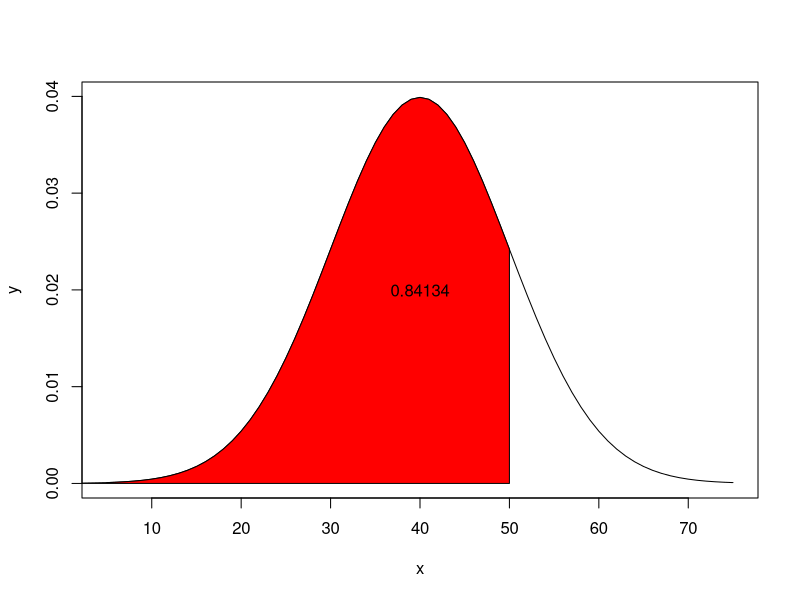
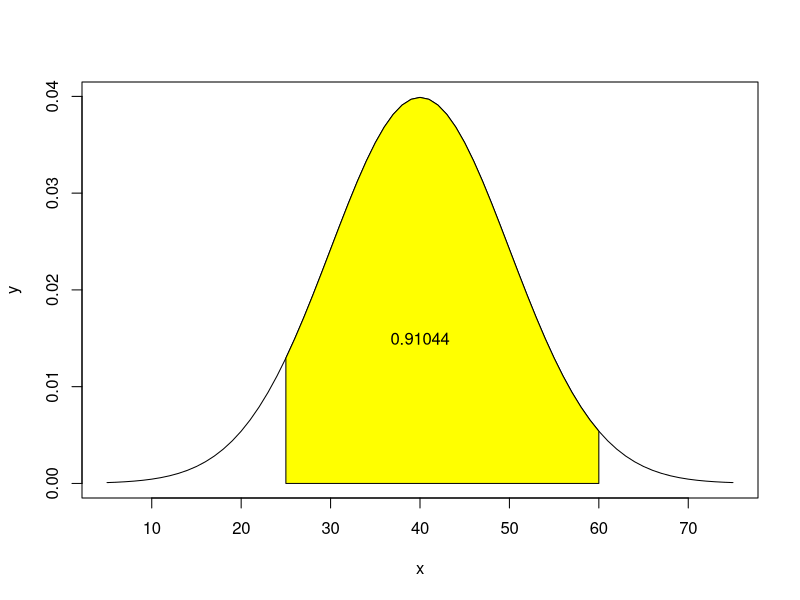
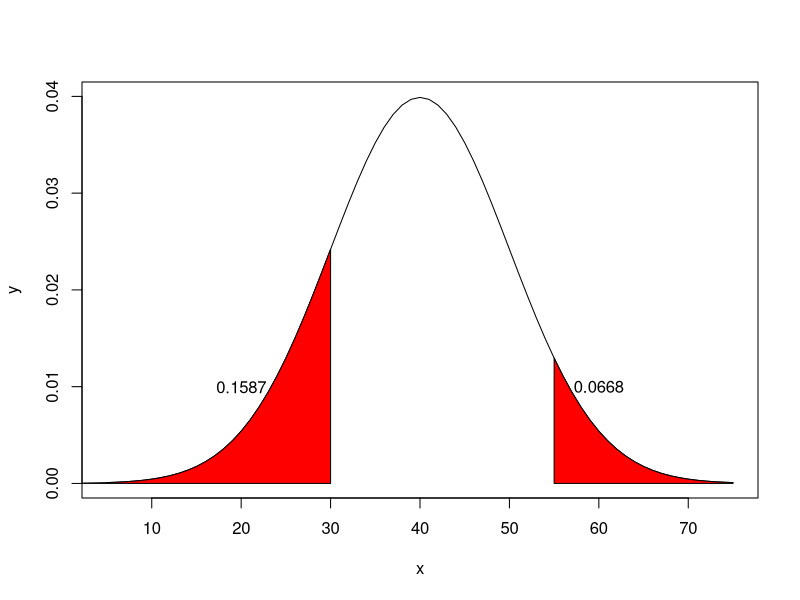

Here is the R script that generated these plots, in order:
#Distribuicoes continuas

#Distribuiçãp normal
# u = média
# o = desvio padrão
# x = O valor que queremos saber a porcentagem

#pnorm(x, u, o)

#Ex: Se dissermos que a altura média do homem brasileiro adulto é de 1,70 m, e
#desvio padrão é de 5 cm, estaremos dizendo:

#a) Calcule a % de homens com a altura entre 165 e 175.
pnorm(175, 170, 5) - pnorm(165, 170, 5)

#Ex: Os resultados do experimento ormam uma VA com distribuição normal,
#com média de 40 e desvio padrão de 10
#a) Qual P(x <= 50)
pnorm(50, 40, 10)
#Caso eu tenha o Z ao invés dos dados, posso fazer
pnorm(1) #Vai me gerar o mesmo resultado.

#Plotando o gráfico dessa questão
x <- seq(5, 75) #Eixo X de 5 
y <- dnorm(x, 40, 10) #Calcula a densidade para cada valor de x
#usando a distribuição normal com esses parametros
plot(x, y, type = "l") #plota a função de densidade normal como uma linha 
#(indicada pelo argumento type = "l").
i <- x <= 50
polygon(c(0,x[i],50), c(0,y[i],0), col="red") 
#Nas 2 linhas acima estamos destacando x <= 50
p <- pnorm(q = 50, mean = 40, sd = 10)
text(40, 0.02, round(p, digits = 5))#Plotando o texto no gráfico
#text(x, y, o que será printado e casas decimais)

#b) Qual P(x >= 35)
pnorm(35, 40, 10, F)

#c) Qual P(25 >= x <= 60)
pnorm(60, 40, 10) - pnorm(25, 40, 10)

#Plot de gráfico
x <- seq(5, 75)
y <- dnorm(x, 40, 10)
plot(x, y, type = "l")
i <- x >= 25 & x <= 60
polygon(c(25, x[i], 60), c(0, y[i], 0), col="yellow")
p <- pnorm(q = 60, mean = 40, sd = 10) - pnorm(q = 25, mean = 40, sd = 10)
text(40, 0.015, round(p, digits = 5))

#d) Qual P(x <= 30 & x >= 55)
pnorm(30, 40, 10) + pnorm(55, 40, 10, F)

x <-seq(5, 75)
y <- dnorm(x, 40, 10)
plot(x, y, type="l")
i1 <- x <= 30
i2 <- x >=55
polygon(c(0, x[i1], 30), c(0, y[i1], 0), col="red")
polygon(c(55, x[i2], 75), c(0, y[i2], 0), col="red")
p1 <- pnorm(30, 40, 10)
p2 <- pnorm(55, 40, 10, F)
text(20, 0.01, round(p1, digits = 4))
text(60, 0.01, round(p2, digits = 4))

#Ex: Durabilidade de um pneu é a distribuição normal
#com media = 60000km e dp = 10000km

#a) Qual P(x > 75000)?
pnorm(75000, 60000, 10000, F)

#se ele desse o z, que era z = 1,5
#Como queremos saber x > 75k, utilizaremos lower.tail
#Ou seja, o nosso Z terá sinal invertido
pnorm(-1.5)

#b) Qual P(50000 >= x >= 70000)
pnorm(70000, 60000, 10000) - pnorm(50000, 60000, 10000)

#d) Qual P(x = 70000)
#P(X = 70000) = 0
#Isso ocorre porque, em distribuições contínuas, a probabilidade associada a um
#único ponto é infinitesimalmente pequena (tende a zero).

#e) De quantos km precisamos para que somente 1% dos pneus sejam selecionados?
#P(X < x) = 0.01
#qnorm(p, media, dp) -> Descobrir o número que representa a uma probabilidade
#p = a probabilidade que queremos achar o número que a representa
qnorm(.01, 60000, 10000)

#Ex: Suponha que as amplitudes de vida de dois aparelhos
#elétricos, D1 e D2, tenham distribuições N(42, 6^2) e N(45, 3^2)
#respectivamente. Se os aparelhos são feitos para ser usados por um período de 45 horas, responda.

#a) Qual aparelho deverá ser escolhido?
a1 <- pnorm(45, 42, 6, F)
a2 <- pnorm(45, 45, 3, F)
a1;a2
#a1 = .69 e a2 = .5
#Logo, a resposta é aparelho 1

#b) E se for por um período de 49 horas?
pnorm(49, 42, 6, F)
pnorm(49, 45, 3, F)

#Ex: O diametro do eixo principal de um disco rigido tem distribuição normal
#com media = 25.08 e dp = 0.05. Se as especificações para esse eixo
#são 25 +- 0.15, determine o percentual de unidades em conformidade.

pnorm(25.15, 25.08, 0.05) - pnorm(24.85, 25.08, 0.05)

#Ex: A nota de estatistica se distribui normalmente com media = 6.4
#e dp = 0.8. Em uma sala com 80 alunos, quantos terão?

#a) Nota < 5
p = pnorm(5, 6.4, 0.8)
p * 80

#b) 5 >= nota >= 7.5
(pnorm(7.5, 6.4, 0.8) - pnorm(5, 6.4, 0.8)) * 80

#c) nota >7.5
pnorm(7.5, 6.4, 0.8, F) * 80

#Ex: A VA "Retornos do contrato futuro de soja na bolsa de Chicago"
#(100 retornos) possui distribuição normal com media = 0.18 % ao dia
#e dp = 1.17% ao dia.

#a) qual P((0.18/100) >= retorno >= (2/100)) por dia?

pnorm(2/100, 0.18/100, 1.17/100) - pnorm(0.18/100, 0.18/100, 1.17/100)

#b) Qual P(retorno > 2/100)
pnorm(2/100, 0.18/100, 1.17/100, F)

#Ex:Uma cidade tem media = 170cm de altura dos jovens, com variancia = 36cm^2.

#a) Qual P(x > 179cm) ?
#Se variancia é 36cm^2, dp = 36^(1/2) -> dp = 6cm

pnorm(179, 170, 6, F)

#b) Qual altura que a probabilidade de encontrarmos valores menores que ela
#seja 80%?
qnorm(.8, 170, 6)

#Ex: O tempo gasto no vestibular tem média = 120min e
#dp = 15min

#a) Qual P(x < 100 min)?
pnorm(100, 120, 15)

#b) Qual P(x) | 95% terminem no prazo estibulado?
#Tenho porcentagem
qnorm(.95, 120, 15)

#N(220, 16)
#Ou seja, media = 220, dp = 16^(1/2) -> 4
#a) P(X <= k) = 0.01
qnorm(.01, 220, 4)

#Combinação linear de distribuições normais

#Em uma empresa, a montagem de uma peça é feita em duas etapas
#Os tempos são independentes e tem as seguintes distribuições
#x1 = N(75 seg, 16,81 seg^2)
#x2 = N(129 seg, 106,09 seg^2)

#Para responder essa questão, precisamos recalcular a média
#e o dp.

# E(X) = 75 + 129 = 204
# DP = (16,81 + 106,06)^(1/2) = (122,90)^(1/2) -> 11.08

#a) Qual P(x < 200)
pnorm(200, 204, 11.08)

#Máquina enche latas baseada em pesos brutos. O peso bruto
#tem distribuição normal com media = 1000g e dp = 20g
#As latas tem peso bruto com media = 90g e dp = 10g

#E(x) = 1000 - 90 = 910
#dp = (20^2 + 10^2)^(1/2) = 500^(1/2) = 22.36

#a) P(x < 850g)
pnorm(850, 910, 22.36)

#b) P(x > 870g)
pnorm(870, 910, 22.36, F)

#c) P(860 <= x <= 920)
pnorm(920, 910, 22.36) - pnorm(860, 910, 22.36)

#Um elevador tem resistencia em distribuição normal com média de 300kg e dp = 10kg
#Se a carga supera a resistencia um freio é acionado.
#Numa viagem com 4 pessoas, elas tem media = 70kg e dp = 13kg

#media 4 pessoas = 70 * 4 = 280
#dp 4 pessoas = (13^2 * 4)^(1/2) = 676^(1/2) = 26kg

#Nova media = 300 - 280
#Nova dp = (13^2 + 26^2)^(1/2) = 776^(1/2) = 27.86kg

#a) Qual P de usar p freio de emergencia? P(T < 0)
pnorm(0, 20, 27.86)

#Distribuição exponencial
#Utilizada para modelar uma variedade de fenômenos aleatórios
#relacionados a tempos de espera entre eventos

#lambda = Taxa de eventos por unidade de tempo
#x = unidade de medida de tempo que queremos saber a porcentagem
#da ocorrencia

#Função densidade de probabilidade
#fx(x) = lambda * e^(-lambda * e)

#Esperança = 1/lambda
#Variancia = 1/(lambda)^2

#Função de distribuição cumilativa
#P(X <= x) = 1 - e^(-lambda * x) | x >= 0 & lambda > 0

#Ex: A duração de um telefonema, em minutos, seja a variavel aleatoria
#exponencial com lambda = 1/5. Se alguém chegou antes de você.
#a) Qual P(x = 5)?
dexp(5, 1/5)

#b) Qual P(x <= 5)?
pexp(5, 1/5)

#c) Qual P(x > 5)?
pexp(5, 1/5, F)

#d) Qual P(5 >= x >= 7)?
pexp(7, 1/5) - pexp(5, 1/5)

#Ex: O tempo de espera de um exame tem distribuição exponencial
#com média = 3 dias.
#a) Qual a P(x > 2 dias)?

#Se a esperança é de 3 dias, lambda = 1/3, então.
pexp(2, 1/3, F)

#b) Qual P(2 >= x >= 4)?
pexp(4, 1/3) - pexp(2, 1/3)

#Ex: Sabendo que lambda = 2, determine:
#a) P(x <= 0)
pexp(0, 2)

#b) P(x <= 1)
pexp(1, 2)

#c) P(x >= 2)
pexp(2, 2, F)

#d) P(1 < x < 2)
pexp(2, 2) - pexp(1, 2)

#e) P(X < x) = 0.05
#Para esse, precisamos usar o qexp
#Calcula o quantil correspondente a uma dada probabilidade
qexp(0.05, 2)

#Ex: Uma companhia fabrica lampadas especiais com uma duração média
#de 100 horas e com distribuição exponencial.

#a) Qual deve ser a garantia do fabricante para repor
#apenas 5% da produção?
#lambda = 1/media, ou seja, lambda = 1/100.
qexp(0.05, 1/100)

#Ex: Uma fábrica tem em média 3 falhas por dia em suas máquinas
#Supondo que as falhas sigam a distribuição de poisson.
#lambda = media = 3 -> para poisson

#a) Qual P(x > 4)?
ppois(4, lambda = 3, F)

#b) Qual P(t > 8 horas)?
#As falhas eram por dia, e queriamos por hora, por isso 8/24
pexp(8, 3/24, F)
pexp(8/24, 3, F)

#Ex: Um call center recebe, em média, 15 chamadas por hora.
#Assumindo que seja uma distribuição de poisson, calcule:

#a) P(10 chamadas < 40 min)
dpois(10, 40/60 * 15)

#b) A probabilidade que o tempo até a próxima chamada seja
#superior a 5 minutos
pexp(5/60, 15, F)

#Ex: Uma empresa está acompanhando o tempo útil das lampadas
#a média delas é 100 horas

#lambda = 1/100

#a) Qual P(0 < t <= 10)?

pexp(10, 1/100) - pexp(0, 1/100)

#b) Qual P(100 < t <= 110)?
pexp(110, 1/100) - pexp(100, 1/100)

#c) Qual probabilidade de uma lampada queimar no intervalo
#entre 100 e 110 horas, sabendo que já durou 100 horas?

#Probabilidade condicional

#P(A|B) = P(A intersection B)/P(B)
#P(100 < t <= 110)/P(t > 100)
#Utilizamos t > 100 por causa que estamos lidando com o caso
#dele durar mais de 100 horas

(pexp(110, 1/100) - pexp(100, 1/100))/(pexp(100, 1/100,F))


#----------------------------------------------
#Lista variáveis continuas começa aqui

#Questão 1: O volume de correspondencia por uma empresa quinzenalmente tem
#distribuição normal com média de 4000 cartas e desvio padrão de 200 cartas.
#Qual porcentagem de quinzenas em que a firma recebe:

#a) Entre 3600 e 4250 cartas
(pnorm(4250, 4000, 200) - pnorm(3600, 4000, 200)) * 100

#b) Menos de 3400 cartas
pnorm(3400, 4000, 200) * 100

#c) Mais de 4636 cartas
pnorm(4635, 4000, 200, F) * 100

#Questão 2: Uma enchedora automática de refrigerantes está regulada para que o
#volume médio de líquido de cada garrafa seja de 1000cm3 e desvio padrão de 10cm3
#Admita que o volume siga uma distribuição normal.

#a) Qual a porcentagem de garrafas com o volume liquido menores que 990cm3?
pnorm(990, 1000, 10)

#b) Qual a porcentagem de garrafas que o volume líquido não se desvia da média
#em mais do que dois desvios padrões?
pnorm(1020, 1000, 10) - pnorm(980, 1000, 10)

#c) Se 10 garrafas são selecionadas ao acaso, qual a probabilidade que no máximo
#4 tenham volume líquido superior a 1002cm3?

#Primeiro vamos saber qual a P de uma garrafa ter vol liquido superior a 1002cm3
prob_garrafa_superior_a_1002 <- pnorm(1002, 1000, 10, F)
prob_garrafa_superior_a_1002

#Agora, utilizaremos a binomial para descobrir a porcentagem de 4 de 10 garrafas
#terem esse vol liquido
pbinom(4, 10, prob_garrafa_superior_a_1002)

#Questão 3: Em certo teste, os candidatos devem realizar as tarefas no menor tempo.
#O tempo médio tem distribuição normal com média de 45 min com dp = 20 min.
#Suponha que o teste foi aplicado com uma amostra de 50 candidatos.

#a) Qual a probabilidade de encontrarmos algum candidato que tenha um tempo
#superior a 50 minutos ou inferior a 30 minutos?
pnorm(50, 45, 20, F) + pnorm(30, 45, 20)

#b) Qual o número de candidatos com tal perfil?
50 * (pnorm(50, 45, 20, F) + pnorm(30, 45, 20))
#Aproximadamente 32 pessoas.

#Questão 4: Uma máquina produz discos de diâmetro médio = 2cm e dp = 0.01cm.
#as peças com mais de 0.03 desse valor médio são consideradas defeituosas.
#Qual percentual de peças defeituosas?

(pnorm(2.03, 2, 0.01, F) + pnorm(1.97, 2, 0.01)) * 100

#Questão 5: A vida média de uma televisão é 8 anos com dp = 1.8 anos.
#qual seria o tempo de garantia que você especificaria para ter no máximo
#5% de trocas?

#qnorm(porcentagem que queremos achar, media, dp)
qnorm(.05,8,1.8)

#Questão 6: Suponha que o tempo médio de atendimento de um banco seja de 5 min.
#Admitindo que o tempo para atendimento tenha distribuição exponencial, determine P.

#lembrar que lambda = 1/media

#a) P(t > 5 min)
#media = 5min, lambda = 1/5
pexp(5, 1/5, F)

#b) P(t < 4 min)
pexp(4, 1/5)

#c) P(3 <= t <= 8)
pexp(8, 1/5) - pexp(3, 1/5)

#Questão 7: O tempo de cirurgia é 129 min com dp = 14min.

#a) Qual a P(t > (129 + (14 * 2)))

pnorm((129 + (14*2)), 129, 14, F)

#b) Qual P(t < 100)
pnorm(100, 129, 14)

#c) Qual tempo p/ 95%?
qnorm(.95, 129, 14)

#d) Se P(t) = 199 min, o que você conclui sobre as cirurgias do hospital?
pnorm(199, 129, 14)

#indica que apenas 0.0001% das cirurgias teriam essa duração, também podemos
#que a cirurgia está 5 desvios padrões acima da média.

#Questão 8: Uma fabricante de baterias, sabe que sua bateria tem média de 600 dias
#de duração e desvio padrão de 100 dias com distribuição normal.
#Ele oferece uma garantia de 312 dias.
#Ele fabrica 10000 baterias mensalmente. Quantas deverá trocar pelo uso da garantia
#mensalmente?
fabricacao_mensal <- 10000

pnorm(312, 600, 100) * fabricacao_mensal
#Ele troca aproximadamente 20 baterias por mês.

#Questão 9: Pacotes de queijo ralado tem média = 100g e dp = 10g
#a) Qual P(95g <= x <= 105g)
p9 <- pnorm(105, 100, 10) - pnorm(95, 100, 10)

#b) Se 16 pacotes são escolhidos ao acaso, qual P de o peso médio estar entre
#95g e 105g?
dp9 <- 10
n <- 16
#Precisamos calcular o desvio padrão da nossa amostra
dp_amostra9 <- dp9/sqrt(n)

pnorm(105, 100, dp_amostra9) - pnorm(95, 100, dp_amostra9)

#Questão 10: O tempo até a falha de um conjunto de motores tem distribuição expo
#nencial de 28500 horas. Qual P de um destes ventiladores falhar nas primeiras
#24000 horas de funcionamento?

pexp(24000, 1/28500)

#Questão 11: Considere que o tempo de resposta de uma tela tem distribuição expo
#nencial média = 5 milisegundos.
#a) Qual P(t <= 10 milisegundos)?
pexp(10, 1/5)

#b) Qual P(5 <= t <= 10)
pexp(10, 1/5) - pexp(5, 1/5)

#Questão 12: Considere que uma reação demore em média 4000 segundos.
#a) Qual P(t > 2000)
pexp(2000, 1/4000, F)

#b) qual P de durar 6k segundos, sabendo que já durou 2k segundos?
pexp(2000, 1/4000,F)

#Questão 13: Motor dura em média = 150000km, com dp = 5000km.

#a) Qual p(t < 170000)
pnorm(170000, 150000, 5000)

#b) Qual P(140000 <= t <= 165000)
pnorm(165000, 150000, 5000) - pnorm(140000, 150000, 5000)

#c) Qual deve ser a garantia para que a porcentagem dos motores seja inferior a
#0.02?
qnorm(0.02, 150000, 5000)

#Questão 14: Adultos tem média = 75kg e dp = 8kg.
#Adultos que praticam sumô tem média = 110kg e dp = 5kg.

#Sete adultos comuns e 3 praticantes de sumô estão pra entrar num elevador
#que tem capacidade máxima de 10 pessoas ou 850kg.

#Determine a probabilidade de que o peso dessas 10 pessoas ultrapasse a capacidade
#máxima do elevador.

nova_media14 <- 75 * 7 + 110 * 3
nova_dp14 <- sqrt(7 * 8^2 + 3 * 5^2)

pnorm(850, nova_media14, nova_dp14, F)

#Questão 15: A capacidade máxima de um elevador é 500kg. Se o peso de cada usuário
#tem média = 70kg e var = 100kg

#a) Qual P de 7 passageiros ultrapassarem o limite?
#dp = var^(1/2)

nova_media15 <- 70 * 7
nova_dp15 <- sqrt(7 * 10^2)

pnorm(500, nova_media15, nova_dp15, F)

#b) E seis passageiros?
nova_media152 <- 70 * 6
nova_dp152 <- sqrt(6 * 10^2)

pnorm(500, nova_media152, nova_dp152, F)

#Questão 16: O lucro diário de uma corretora é dado por L = 2 LA + 5 LI + 3 LC.
#LA, LI e LC são os lucros diários nos setores da agricultura, indústria e comercio.
#As disrtibuições são LA ~N(3, 4), LI ~N(6,9) e LC ~N(4, 16).
#Supondo a independencia entre esses 3 setores, calcule:

#a) Qual a distribuição normal do lucro dos três setores?

nova_media16 <- 2 * 3 + 5 * 6 + 3 * 4
nova_variancia16 <- 2^2 * 4 + 5^2 * 9 + 3^2 * 16
nova_dp16 <- sqrt(nova_variancia16)

nova_media16
nova_variancia16
nova_dp16

#b) Qual a probabilidade de um lucro diário acima de 50000?
pnorm(50, nova_media16, nova_dp16,F)

#Questão 17: Após uma pesquisa, você nota que o tempo necessário para uma bacteria
#se reproduzir é uma distribuição exponencial com média de 10 minutos.

#a) Qual P(t < 7)?
pexp(7, 1/10)

#b) P(5 <= t <= 8)?
pexp(8, 1/10) - pexp(5, 1/10)

#c) O valor esperado e variância para o tempo de reprodução dessa bactéria?
#E(X) = 1/10
#Var = 1/10^2

#Questão 18: Suponha que as medidas da corrente elétrica em pedaço de fio sigam
#distribuição normal com média = 10 miliamperes e var = 4 miliamperes

dp18 <- sqrt(4)

#a) Qual P(t > 13) ?
pnorm(13, 10, dp18,F)

#b) Qual p(9 >= t >= 11)
pnorm(11, 10, dp18) - pnorm(9, 10, dp18)

#c) Qual a probabilidade de uma medida da corrente estar abaixo desse valor seja
#0.98

qnorm(.98, 10, dp18)

#Questão 19: Um elevador bloqueia se sua carga for superior a 450kg.
#adultos com um média = 70kg e dp = 15kg.
#Qual a probabilidade de bloqueio ao trasnportar 6 adultos?

num_pessoas19 <- 6
dp19 <- 15
new_media19 = num_pessoas19 * 70
new_dp19 <- sqrt(num_pessoas19 * dp19^2)

pnorm(450, new_media19, new_dp19, F)

#Questão 20: